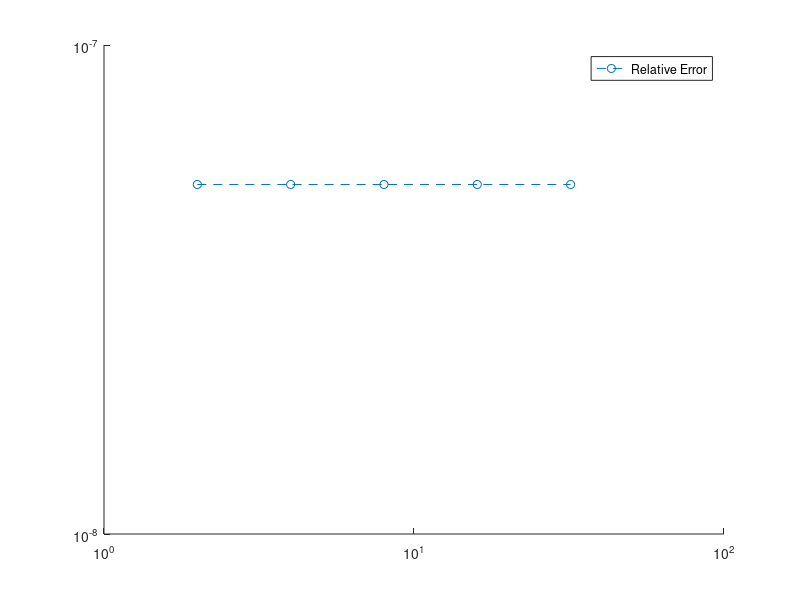

The MATLAB script that drew this image:
%V test
%Zhe Chen
%Final Project for CFD
clear;
close all;
clc;

h=1;
a=0.656;
mg=1.27e-15*9.8;

dx=h/2;
L_ic=16;
R=32; %R should be less than 1/2L
kT=(h-a)*1e-6*mg;
T=kT/1.38064852e-23
omega=100;
S=6*a^3*omega;


Amp=1;
coef_a=Amp*4*h*S/3;
coef_b=2*h;
L_all=2.^([6,7,8,9,10]);
err=zeros(1,length(L_all));


K=@(x)4*S*h/3*x.^2./((x.^2+4*h^2).^2);
K_tilde=@(x) K(x).*(abs(x)<R);
rho_fun=@(x)(x<L_ic).*(x>=0).*(Amp*exp(-((x-L_ic/2).^2)/(L_ic/2/8)^2));
v_true_fun=@(x)integral(@(y)rho_fun(x-y).*K(y),-R,R,'AbsTol',1e-12,'RelTol',1e-12);
% v_true_fun=@(x)coef_a/2*((atan(x/coef_b)-atan((x-L_ic)/coef_b))/coef_b-...
%     x./(coef_b^2+x.^2)+(x-L_ic)./(coef_b^2+(x-L_ic).^2));

% rho_fun=@(x)(x<L_ic).*(x>=0).*(Amp*(sin(x*2*pi/L_ic-pi/2)+1));

% rho_fun_1=@(x)(x<L_ic).*(x>=0).*(Amp*exp(-((x-L_ic/2).^2)/(L_ic/2)^2));
% rho_fun=@(x)rho_fun_1(x)-rho_fun_1(0);
    

for i=1:length(L_all)
    L=L_all(i);
    fprintf('Truncation length of K is R/L=%.3e.\n',R/L);
    if R/L>0.5
        warning('R should be less than 1/2L');
    end
    nx=L/dx;
    fprintf('dx/h=%.3e.\n',dx/h);
    
    x=linspace(0,L,nx+1)';
    x=x(1:end-1);
    % x_padd=[x-L;x];
    % x_mid=x+h/2;
    %     rho=(x<L_ic)*Amp;
    % rho_fv=(x_mid<L_ic).*(0.1*exp(-((x_mid-L_ic/2).^2)/(L_ic/2)^2));
    
    rho=rho_fun(x);
    
    % figure(1)
    % plot(x,K_tilde(x),'-.o')
    K_grid=zeros(nx,1);
    K_grid(1:nx/2)=K_tilde(x(1:nx/2));
    K_grid(nx/2+1:nx)=K_tilde(x(nx/2+1:nx)-L);
    K_hat=fft(K_grid);
    
    
    
    v=real(ifft(fft(rho).*K_hat))*dx;
    % v(nx/2+1:nx)=0;
    % v=conv(rho,K_tilde(x(x<R)),'same')*dx;
    % v=my_conv(rho,K_tilde(x(x<R)))*dx;
    
    
    % figure
    % hold on
    % set(gca,'XLim',[-100*h,100*h]);
    index_eval=(x<R);
    % plot(x(index_eval),v(index_eval),'o');
    % fplot(v_true_fun,[-100*h,100*h]);
    % plot(x,v_true_fun(x));
    v_true=zeros(sum(index_eval),1);
    for j=1:sum(index_eval)
        v_true(j)=v_true_fun(x(j));
    end
    err(i)=norm(v(index_eval)-v_true)/norm(v_true);
    % plot(x(index_eval),v(index_eval)-v_true_fun(x(index_eval)))
    
end
figure;
hold on
% plot(L_all/R,err(1)*(L_all/L_all(1)).^-1,'DisplayName','order 1');
% plot(L_all/R,err(1)*(L_all/L_all(1)).^-2,'DisplayName','order 2');

plot(L_all/R,err,'o--','DisplayName','Relative Error')
set(gca,'XScale','log','YScale','log')
legend show


